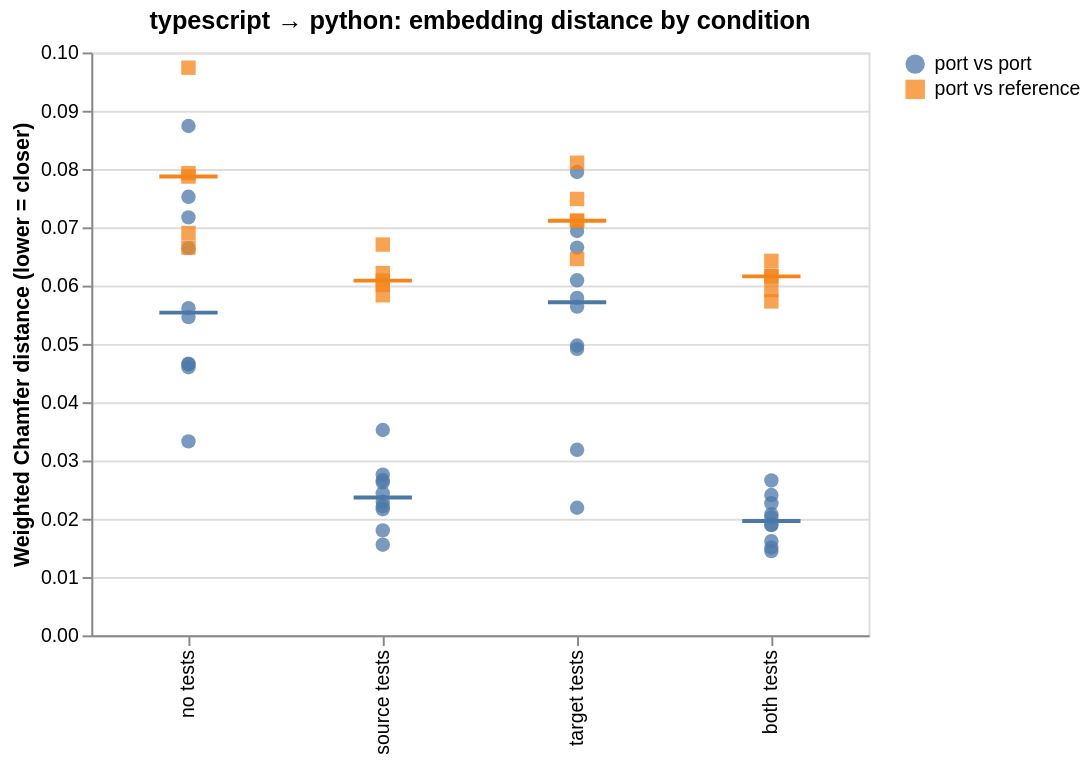

Vega-Lite specification for this chart:
### Vega-Lite specification from a JSON file in a GitHub repository (floating-point values rounded to 4 significant figures)
{"config": {"view": {"continuousWidth": 300, "continuousHeight": 300}}, "layer": [{"mark": {"type": "tick", "color": "black", "size": 30, "thickness": 2}, "encoding": {"color": {"field": "series", "title": null, "type": "nominal"}, "x": {"field": "condition", "sort": ["no tests", "source tests", "target tests", "both tests"], "title": null, "type": "nominal"}, "y": {"aggregate": "median", "field": "value", "title": "Weighted Chamfer distance (lower = closer)", "type": "quantitative"}}}, {"mark": {"type": "point", "filled": true, "opacity": 0.75, "size": 55}, "encoding": {"color": {"field": "series", "title": null, "type": "nominal"}, "shape": {"field": "series", "title": null, "type": "nominal"}, "x": {"field": "condition", "sort": ["no tests", "source tests", "target tests", "both tests"], "title": null, "type": "nominal"}, "y": {"field": "value", "title": "Weighted Chamfer distance (lower = closer)", "type": "quantitative"}}}], "data": {"values": [{"condition": "no tests", "series": "port vs port", "value": 0.05613}, {"condition": "no tests", "series": "port vs port", "value": 0.07524}, {"condition": "no tests", "series": "port vs port", "value": 0.046}, {"condition": "no tests", "series": "port vs port", "value": 0.0546}, {"condition": "both tests", "series": "port vs port", "value": 0.02407}, {"condition": "both tests", "series": "port vs port", "value": 0.01899}, {"condition": "both tests", "series": "port vs port", "value": 0.01616}, {"condition": "both tests", "series": "port vs port", "value": 0.02077}, {"condition": "source tests", "series": "port vs port", "value": 0.02216}, {"condition": "source tests", "series": "port vs port", "value": 0.02758}, {"condition": "source tests", "series": "port vs port", "value": 0.02438}, {"condition": "source tests", "series": "port vs port", "value": 0.03523}, {"condition": "target tests", "series": "port vs port", "value": 0.04914}, {"condition": "target tests", "series": "port vs port", "value": 0.0564}, {"condition": "target tests", "series": "port vs port", "value": 0.04972}, {"condition": "target tests", "series": "port vs port", "value": 0.03183}, {"condition": "no tests", "series": "port vs port", "value": 0.04661}, {"condition": "no tests", "series": "port vs port", "value": 0.07171}, {"condition": "no tests", "series": "port vs port", "value": 0.03327}, {"condition": "both tests", "series": "port vs port", "value": 0.02265}, {"condition": "both tests", "series": "port vs port", "value": 0.02024}, {"condition": "both tests", "series": "port vs port", "value": 0.02657}, {"condition": "source tests", "series": "port vs port", "value": 0.01801}, {"condition": "source tests", "series": "port vs port", "value": 0.01556}, {"condition": "source tests", "series": "port vs port", "value": 0.02291}, {"condition": "no tests", "series": "port vs port", "value": 0.08738}, {"condition": "no tests", "series": "port vs port", "value": 0.04648}, {"condition": "target tests", "series": "port vs port", "value": 0.06937}, {"condition": "target tests", "series": "port vs port", "value": 0.02189}, {"condition": "target tests", "series": "port vs port", "value": 0.06091}, {"condition": "both tests", "series": "port vs port", "value": 0.01505}, {"condition": "both tests", "series": "port vs port", "value": 0.01445}, {"condition": "source tests", "series": "port vs port", "value": 0.02164}, {"condition": "source tests", "series": "port vs port", "value": 0.02664}, {"condition": "target tests", "series": "port vs port", "value": 0.07949}, {"condition": "target tests", "series": "port vs port", "value": 0.0579}, {"condition": "no tests", "series": "port vs port", "value": 0.06643}, {"condition": "both tests", "series": "port vs port", "value": 0.01892}, {"condition": "source tests", "series": "port vs port", "value": 0.02625}, {"condition": "target tests", "series": "port vs port", "value": 0.06652}, {"condition": "no tests", "series": "port vs reference", "value": 0.0793}, {"condition": "both tests", "series": "port vs reference", "value": 0.06172}, {"condition": "source tests", "series": "port vs reference", "value": 0.06216}, {"condition": "target tests", "series": "port vs reference", "value": 0.06457}, {"condition": "no tests", "series": "port vs reference", "value": 0.06902}, {"condition": "both tests", "series": "port vs reference", "value": 0.06424}, {"condition": "source tests", "series": "port vs reference", "value": 0.05835}, {"condition": "no tests", "series": "port vs reference", "value": 0.07872}, {"condition": "target tests", "series": "port vs reference", "value": 0.07113}, {"condition": "both tests", "series": "port vs reference", "value": 0.05924}, {"condition": "source tests", "series": "port vs reference", "value": 0.06086}, {"condition": "target tests", "series": "port vs reference", "value": 0.08108}, {"condition": "no tests", "series": "port vs reference", "value": 0.09739}, {"condition": "both tests", "series": "port vs reference", "value": 0.06159}, {"condition": "source tests", "series": "port vs reference", "value": 0.0601}, {"condition": "target tests", "series": "port vs reference", "value": 0.07113}, {"condition": "no tests", "series": "port vs reference", "value": 0.06652}, {"condition": "both tests", "series": "port vs reference", "value": 0.05729}, {"condition": "source tests", "series": "port vs reference", "value": 0.06705}, {"condition": "target tests", "series": "port vs reference", "value": 0.07486}]}, "height": 300, "title": "typescript → python: embedding distance by condition", "width": 400, "$schema": "https://vega.github.io/schema/vega-lite/v6.4.1.json"}
